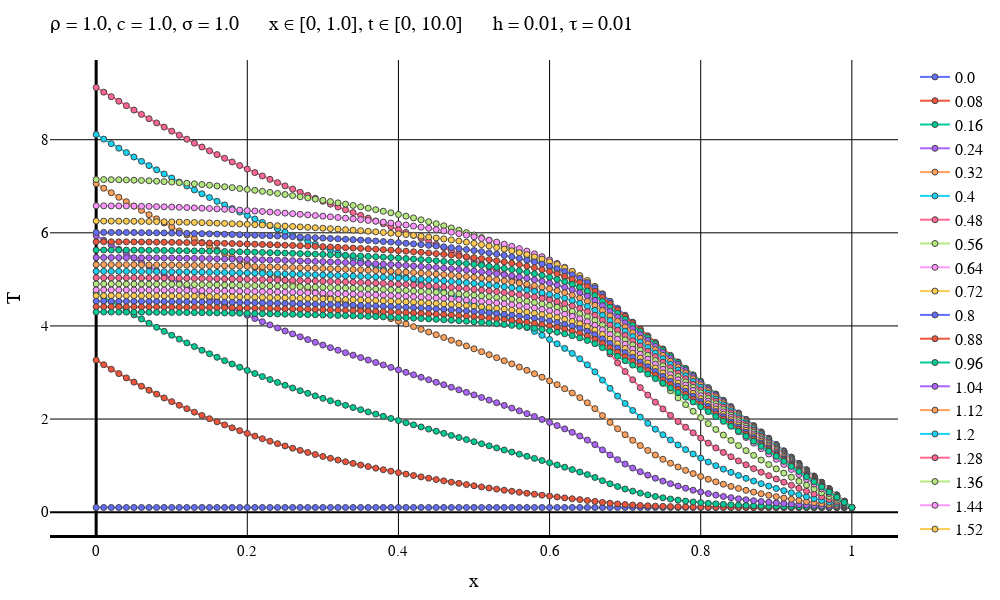

The notebook cell this image was saved under:
### Code cell
typeOfScheme = "Backward"

solutionFile = "D:\\Calc_Methods_2\\Lab2\\LinearHeatEq\\MixedCondsRightT\\$typeOfScheme\\solution$numOfEq.txt"
dataFile = "D:\\Calc_Methods_2\\Lab2\\LinearHeatEq\\MixedCondsRightT\\$typeOfScheme\\data$numOfEq.txt"
intervalFile = "D:\\Calc_Methods_2\\Lab2\\LinearHeatEq\\MixedCondsRightT\\$typeOfScheme\\interval$numOfEq.txt"

solutionMatrix = readdlm(solutionFile)
dataVec = readdlm(dataFile)
intervalVec = readdlm(intervalFile);

L = dataVec[3]
timeEnd = dataVec[4]
numOfXIntervals = Int(intervalVec[1])
numOfTIntervals = Int(intervalVec[2])
h = L / numOfXIntervals
τ = timeEnd / numOfTIntervals
if default == true
    plotStep = trunc(Int, timeEnd / (defaultStepParam * τ))
    numOfPlots = numOfTIntervals + 1    
else
    plotStep = firstSteps
    numOfPlots = firstPlots
end
println("Шаг графика: $plotStep")
println("Время последнего графика: $((numOfPlots - 1)*τ)")
makePlot(numOfPlots, plotStep, solutionMatrix, dataVec, intervalVec)
